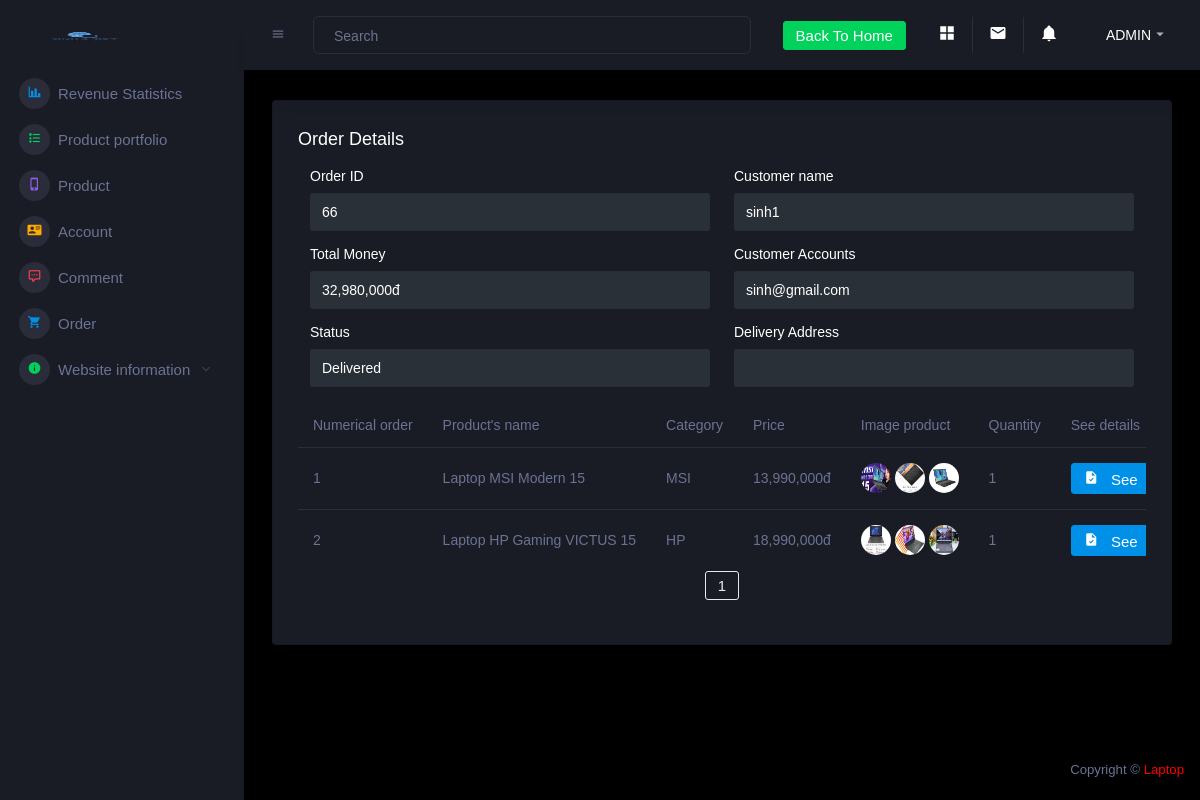
Screenshot of /Banhang/admin/cartdetail.php?id=66 (signed in) with the database file from the repository.
### tables this page shows
CREATE TABLE `ctdonhang` (
  `id` int(11) NOT NULL,
  `id_donhang` int(11) NOT NULL,
  `id_sanpham` int(11) NOT NULL,
  `soluong` int(11) NOT NULL,
  `gia` int(11) NOT NULL
);

CREATE TABLE `donhang` (
  `id` int(11) NOT NULL,
  `id_taikhoan` int(11) NOT NULL,
  `tongtien` int(11) NOT NULL,
  `status` int(11) NOT NULL,
  `diachi` text DEFAULT NULL,
  `thoigian` text DEFAULT NULL
);

CREATE TABLE `taikhoan` (
  `id` int(11) NOT NULL,
  `taikhoan` varchar(55) NOT NULL,
  `matkhau` varchar(50) NOT NULL,
  `hoten` varchar(100) NOT NULL,
  `anh` text NOT NULL,
  `sdt` text NOT NULL,
  `diachi` varchar(255) NOT NULL,
  `phanquyen` int(11) NOT NULL DEFAULT 0,
  `status` int(11) NOT NULL DEFAULT 0
);

CREATE TABLE `sanpham` (
  `id` int(100) NOT NULL,
  `id_danhmuc` int(100) NOT NULL,
  `ten` varchar(255) NOT NULL,
  `manhinh` varchar(255) NOT NULL,
  `hedieuhanh` varchar(255) NOT NULL,
  `cpu` varchar(255) NOT NULL,
  `gia` int(12) NOT NULL,
  `anh1` text NOT NULL,
  `anh2` text NOT NULL,
  `anh3` text NOT NULL,
  `chitiet` varchar(2500) NOT NULL,
  `mota` varchar(15000) NOT NULL,
  `luotxem` int(11) NOT NULL,
  `status` int(11) NOT NULL DEFAULT 1
);

CREATE TABLE `danhmuc` (
  `id_dm` int(11) NOT NULL,
  `danhmuc` varchar(255) NOT NULL
);

### Banhang/connect.php (called while the page is built, shortened)
<?php
function selectAll($sql)
{
    $result = $GLOBALS['conn']->query($sql);
    return $result;
}
function rowCount($sql){
    $result =  $GLOBALS['conn']->query($sql);
    return $result->rowCount();
}
?>

### Banhang/admin/cartdetail.php (the view, shortened to what this page needs)
<?php
    include 'header.php';
    if (isset($_COOKIE["user"])) {
        $user = $_COOKIE["user"];
        foreach (selectAll("SELECT * FROM taikhoan WHERE taikhoan='$user'") as $row) {
            $permission = $row['phanquyen'];
        }
        if ($permission==1) {
            if (isset($_GET["id"])) {
                foreach (selectAll("SELECT * FROM ctdonhang WHERE id_donhang={$_GET['id']}") as $item) {
                    $id_donhang = $item['id_donhang'];
                }
                foreach (selectAll("SELECT * FROM donhang WHERE id={$_GET['id']}") as $items) {
                    $id_taikhoan = $items['id_taikhoan'];
                    $tongtien = $items['tongtien'];
                    $diachi = $items['diachi'];
                    $status = $items['status'];
                }
                foreach (selectAll("SELECT * FROM taikhoan WHERE id='$id_taikhoan'") as $item3) {
                    $hoten = $item3['hoten'];
                    $taikhoan = $item3['taikhoan'];
                }
            }
        ?>
            <div class="main-panel">
                <div class="content-wrapper">
                    <div class="row ">
                        <div class="col-12 grid-margin">
                            <div class="card">
                                <div class="card-body">
                                <h4 class="card-title addfont">Order Details</h4>
                                <div class="d-flex addfont">
                                    <div class="col-6">
                                        <div class="form-group">
                                        <label for="exampleInputName1">Order ID</label>
                                        <input type="text" name = "ten" value="<?= $id_donhang ?>" required class="form-control text-light" placeholder="Enter first and last name">
                                        </div>
                                        <div class="form-group ">
                                        <label for="exampleInputName1">Total Money</label>
                                        <input type="text" name ="email" value="<?= number_format($tongtien)?>đ" required class="form-control text-light" placeholder="Enter email">
                                        </div>
                                        <div class="form-group ">
                                        <label for="exampleInputName1">Status</label>
                                        <?php
                                            if ($status==1) {
                                                ?>
                                                <input type="text" value="Wait for confirmation" required class="form-control text-light" >
                                            <?php
                                            }else if ($status==2) {
                                                ?>
                                                <input type="text" value="Delivering" required class="form-control text-light" >
                                            <?php
                                            }else if ($status==3) {
                                                ?>
                                                <input type="text" value="Delivered" required class="form-control text-light" >
                                            <?php
                                            }else if ($status==4) {
                                                ?>
                                                <input type="text" value="Cancelled" required class="form-control text-light">
                                            <?php
                                            }
                                            ?>
                                        </div>
                                    </div>
                                    <div class="col-6">
                                        <div class="form-group">
                                        <label for="exampleInputName1">Customer name</label>
                                        <input type="text" name = "ten" value="<?= $hoten ?>" required class="form-control text-light" placeholder="Enter the fullname">
                                        </div>
                                        <div class="form-group ">
                                        <label for="exampleInputName1">Customer Accounts</label>
                                        <input type="text" name ="email" value="<?= $taikhoan ?>" required class="form-control text-light" placeholder="Enter email">
                                        </div>
                                        <div class="form-group ">
                                        <label for="exampleInputName1">Delivery Address</label>
                                        <input type="text" name ="email" value="<?= $diachi ?>" required class="form-control text-light" placeholder="Enter email">
                                        </div>
                                    </div>
                                </div>
                                <div class="table-responsive">
                                    <table class="table">
                                        <thead>
                                            <tr>
                                                <th class="addfont" style="width: 20px">Numerical order</th>
                                                <th class="addfont" style="width: 400px" >Product's name</th>
                                                <th class="addfont"  >Category</th>
                                                <th class="addfont" > Price </th>
                                                <th class="addfont" >Image product</th>
                                                <th class="addfont" >Quantity</th>
                                                <th class="addfont" >See details</th>
                                            </tr>
                                        </thead>
                                        <tbody>
                                        <?php
                                        $stt=1;
                                        $item_per_page = !empty($_GET['per_page'])?$_GET['per_page']:4;
                                        $current_page = !empty($_GET['page'])?$_GET['page']:1;
                                        $offset = ($current_page - 1) * $item_per_page;
                                        $numrow = rowCount("SELECT * FROM ctdonhang WHERE id_donhang = {$_GET['id']}");
                                        $totalpage = ceil($numrow / $item_per_page);
                                        foreach (selectAll("SELECT * FROM ctdonhang WHERE id_donhang={$_GET['id']} LIMIT $item_per_page OFFSET $offset") as $item4) {
                                            $id_sanpham = $item4['id_sanpham'];
                                            $soluong = $item4['soluong'];
                                            $gia = $item4['gia'];
                                            foreach (selectAll("SELECT * FROM sanpham INNER JOIN danhmuc ON sanpham.id_danhmuc = danhmuc.id_dm WHERE id = '$id_sanpham'") as $row) {
                                            ?>
                                                <tr class="addfont">
                                                    <td><?= $stt++ ?></td>
                                                    <td>
                                                    <span><?= $row['ten'] ?></span>
                                                    </td>
                                                    <td>
                                                    <?= ($row['danhmuc']) ?>
                                                    </td>
                                                    <td><?= number_format($gia) ?>đ</td>
                                                    <td>
                                                    <img src="../img/product/<?= $row['anh1'] ?>" width="100" alt="">
                                                    <img src="../img/product/<?= $row['anh2'] ?>" width="100" alt="">
                                                    <img src="../img/product/<?= $row['anh3'] ?>" width="100" alt="">
                                                    </td>
                                                    <td><?= $soluong ?></td>
                                                    <td>
                                                    <a type="button" class="btn btn-primary btn-icon-text" href="../detail.php?id=<?= $item4['id_sanpham'] ?>">
                                                    <i class="mdi mdi-file-check btn-icon-prepend"></i> See </a>
                                                    </td>
                                                </tr>
                                            <?php
                                                }
                                            }
                                            ?>
                                        </tbody>
                                    </table>
                                    <div class="col-lg-12">
                                      <div class="pageination">
                                          <nav aria-label="Page navigation example">
                                              <ul class="pagination justify-content-center">
                                                  <?php for($num = 1; $num <=$totalpage;$num++) { ?>
                                                      <?php
                                                          if ($num != $current_page){
                                                      ?>
                                                          <?php if ($num > $current_page-3 && $num < $current_page+3){ ?>
                                                          <li class="page-item"><a class="btn btn-outline-secondary" href="?id=<?= $id_donhang?>&per_page=<?=$item_per_page?>&page=<?=$num?>"><?=$num?></a></li>
                                                          <?php
                                                        } ?>
                                                      <?php
                                                      }
                                                      else{
                                                      ?>
                                                          <strong class="page-item"><a class="btn btn-outline-secondary"><?=$num?></a></strong>
                                                      <?php
                                                      }
                                                  }
                                                  ?>
                                          </nav>
                                      </div>
                                  </div>
                                </div>
                                </div>
                            </div>
                        </div>
                    </div>
                </div>
            <?php
        }
    }
 include 'footer.php';
 ?>

### Banhang/admin/header.php (style rules this page uses)
.addfont { font-family: 'Arial'; }

### rows the page displays
ctdonhang: ten "66", gia "18,990,000", soluong "1"
donhang: email "32,980,000đ"
taikhoan: ten "sinh1", email "sinh@gmail.com"
ctdonhang: gia "13,990,000", soluong "1"
sanpham: ten "Laptop MSI Modern 15", id_danhmuc.danhmuc "MSI", anh1 (picture), anh2 (picture), anh3 (picture)
sanpham: ten "Laptop HP Gaming VICTUS 15", id_danhmuc.danhmuc "HP", anh1 (picture), anh2 (picture), anh3 (picture)
